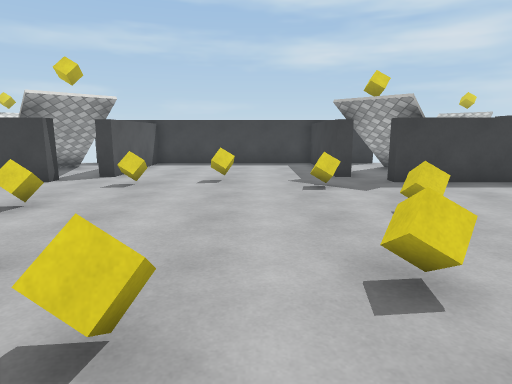
[1] (above)

12 first-person views from a walk through a scene from a Unity 3-D project. The camera is 1.4 m above the floor, tilts 10° down and sees 75° across. The floor is counted in squares, 1 m on a side. Each view is taken from the middle of a square. On the plan, view 1 faces up. The plan holds only what a view shows up to about 15 squares ahead; the rest is blank. The player is left out. Surface patterns are stand-ins for the level's own textures.

[2]
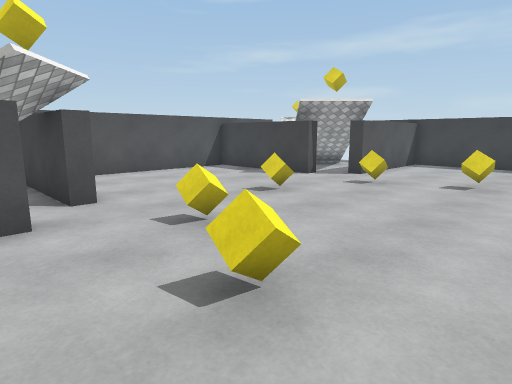

[3]
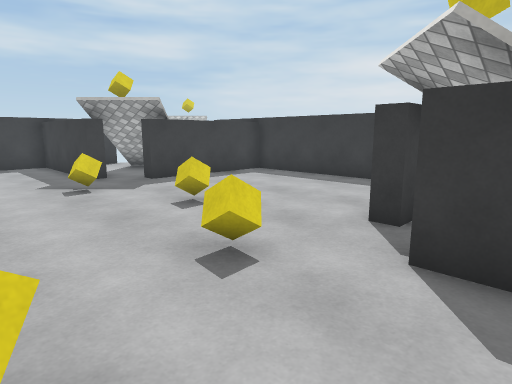

[4]
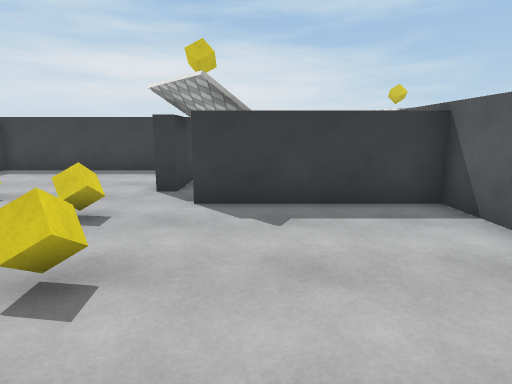

[5]
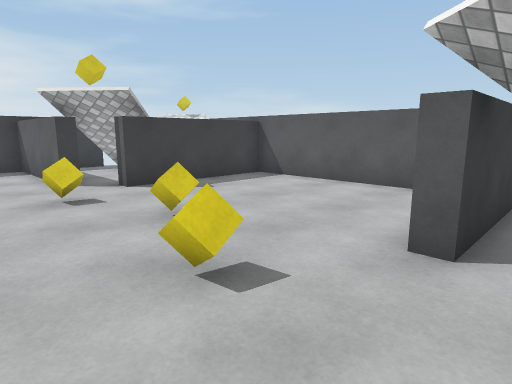

[6]
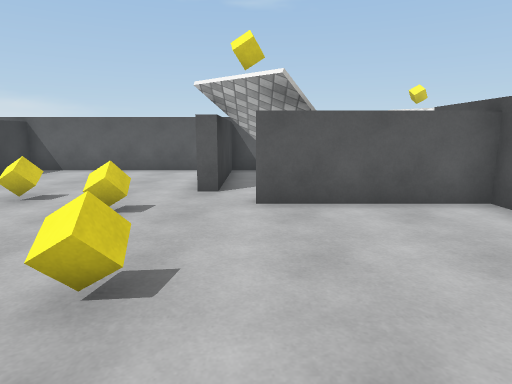

[7]
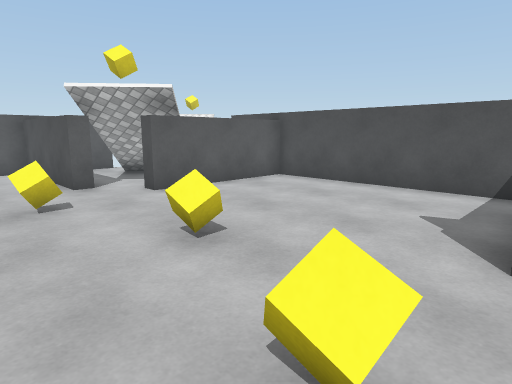

[8]
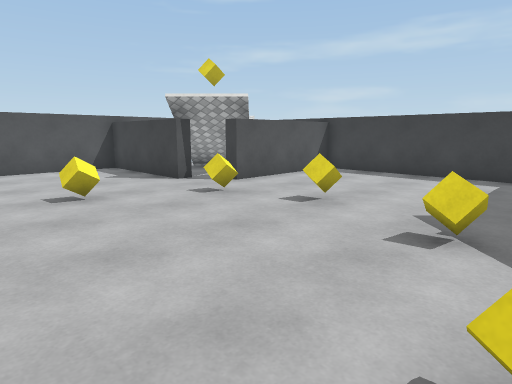

[9]
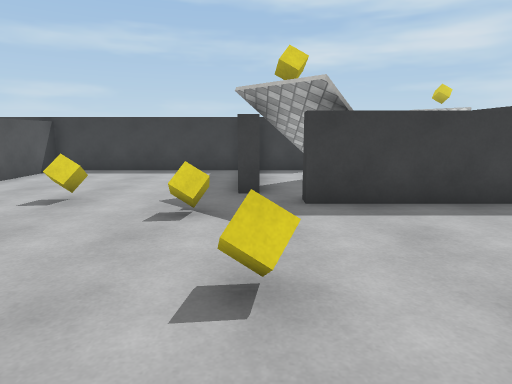

[10]
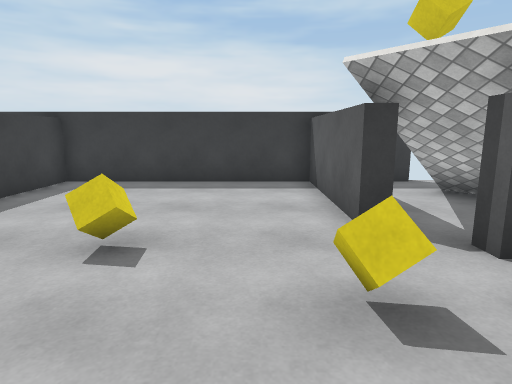

[11]
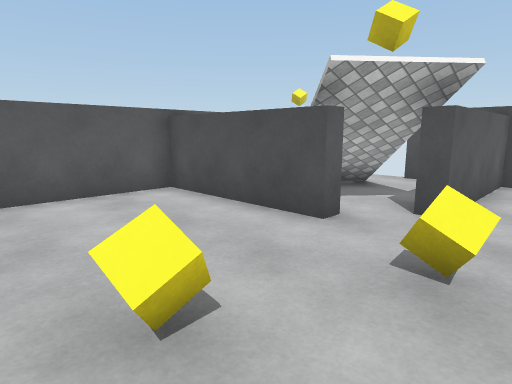

[12]
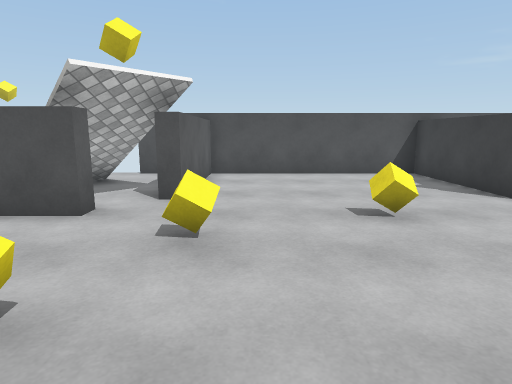

### Floor plan
Points are (right, up) in squares from view 1. A wall is a line through its corners. A room is listed if a view was taken in it or the views show most of it. See-through windows are left out.
Room 1 (views 1, 2, 3, 4, 5, 6, 7, 8, 9, 10, 11, 12)
walls: (3.1, 10.7) (2.6, 10.7) (2.6, 15.8); (-6, 10.1) (-6, 9.6) (-10.7, 9.6) (-10.7, 2.4) (-6, 2.4) (-6, 1.9); (-5.1, 1) (-4.6, 1) (-4.6, -3.8); (4, 1.9) (4, 2.4) (8.8, 2.4) (8.8, 9.6) (4, 9.6) (4, 10.1); (-5, -3.7) (2.6, -3.7) (2.6, 1.2) (3.1, 1.2); (2.9, 15.8) (-4.6, 15.8) (-4.6, 10.7) (-5.1, 10.7)
objects: yellow cube (-5, 6); yellow cube (-3, 3); yellow cube (-3, 9); yellow cube (-1, 2); yellow cube (-1, 10); yellow cube (2, 3); yellow cube (2, 9); yellow cube (3, 6)

Positions as (right, up) in squares from view 1, and headings:
1: (0, 0), facing up
2: (1, 0), facing up-left
3: (-1, 0), facing up-right
4: (-4, 0), facing right
5: (-6, 5), facing down-right
6: (-6, 9), facing down
7: (-2, 10), facing down-left
8: (3, 4), facing up-left
9: (3, 3), facing up
10: (-1, 4), facing right
11: (0, 4), facing down-left
12: (1, 4), facing left
